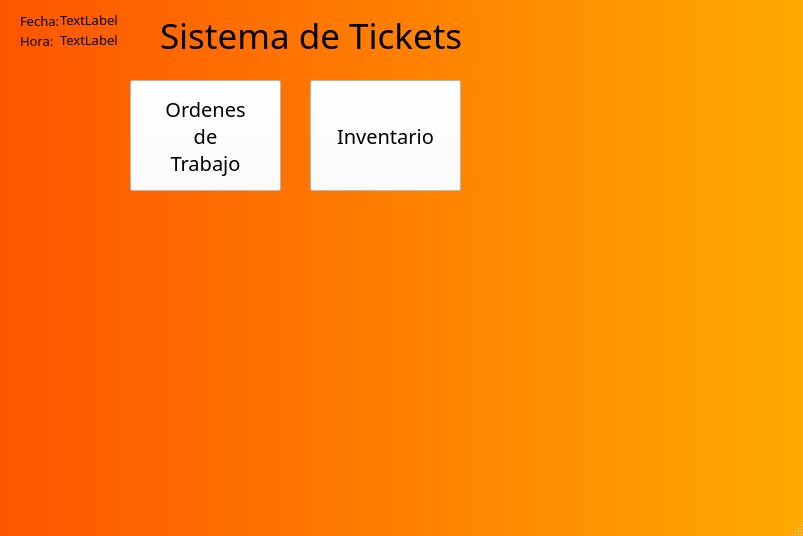
<?xml version="1.0" encoding="UTF-8"?>
<ui version="4.0">
 <class>MainWindow</class>
 <widget class="QMainWindow" name="MainWindow">
  <property name="geometry">
   <rect>
    <x>0</x>
    <y>0</y>
    <width>803</width>
    <height>536</height>
   </rect>
  </property>
  <property name="windowTitle">
   <string>MainWindow</string>
  </property>
  <property name="styleSheet">
   <string notr="true">
QMainWindow{
    color: rgba(255, 255, 255, 10) ;
	background-color: qlineargradient(spread:reflect, x1:0, y1:0, x2:1, y2:0, stop:0 rgba(255, 85, 0, 255), stop:1 rgba(255, 170, 0, 255));
	background-image: url(images.jpg) 0 0 0 0 stretch stretch;
	opacity:80;
	position: relative;
    background-position: center;
    background-repeat: no-repeat;
    
}
QPushButton {
 background-color: white;
 color: black;
font-family:Bodoni MT;
font-size: 20px;
}</string>
  </property>
  <widget class="QWidget" name="centralwidget">
   <widget class="QPushButton" name="Inventario">
    <property name="geometry">
     <rect>
      <x>310</x>
      <y>80</y>
      <width>151</width>
      <height>111</height>
     </rect>
    </property>
    <property name="font">
     <font>
      <family>Bodoni MT</family>
      <pointsize>-1</pointsize>
     </font>
    </property>
    <property name="text">
     <string>Inventario</string>
    </property>
   </widget>
   <widget class="QPushButton" name="Ordenes">
    <property name="geometry">
     <rect>
      <x>130</x>
      <y>80</y>
      <width>151</width>
      <height>111</height>
     </rect>
    </property>
    <property name="font">
     <font>
      <family>Bodoni MT</family>
      <pointsize>-1</pointsize>
     </font>
    </property>
    <property name="text">
     <string>Ordenes
de
Trabajo</string>
    </property>
   </widget>
   <widget class="QLabel" name="label">
    <property name="geometry">
     <rect>
      <x>20</x>
      <y>10</y>
      <width>51</width>
      <height>21</height>
     </rect>
    </property>
    <property name="font">
     <font>
      <family>Microsoft Tai Le</family>
      <pointsize>10</pointsize>
     </font>
    </property>
    <property name="text">
     <string>Fecha:</string>
    </property>
   </widget>
   <widget class="QLabel" name="Fecha">
    <property name="geometry">
     <rect>
      <x>60</x>
      <y>10</y>
      <width>91</width>
      <height>20</height>
     </rect>
    </property>
    <property name="font">
     <font>
      <family>Microsoft Tai Le</family>
      <pointsize>10</pointsize>
     </font>
    </property>
    <property name="text">
     <string>TextLabel</string>
    </property>
   </widget>
   <widget class="QLabel" name="label_3">
    <property name="geometry">
     <rect>
      <x>20</x>
      <y>30</y>
      <width>51</width>
      <height>21</height>
     </rect>
    </property>
    <property name="font">
     <font>
      <family>Microsoft Tai Le</family>
      <pointsize>10</pointsize>
     </font>
    </property>
    <property name="text">
     <string>Hora:</string>
    </property>
   </widget>
   <widget class="QLabel" name="Hora">
    <property name="geometry">
     <rect>
      <x>60</x>
      <y>30</y>
      <width>71</width>
      <height>20</height>
     </rect>
    </property>
    <property name="font">
     <font>
      <family>Microsoft Tai Le</family>
      <pointsize>10</pointsize>
     </font>
    </property>
    <property name="text">
     <string>TextLabel</string>
    </property>
   </widget>
   <widget class="QLabel" name="label_5">
    <property name="geometry">
     <rect>
      <x>160</x>
      <y>10</y>
      <width>321</width>
      <height>51</height>
     </rect>
    </property>
    <property name="font">
     <font>
      <family>Mongolian Baiti</family>
      <pointsize>26</pointsize>
     </font>
    </property>
    <property name="text">
     <string>Sistema de Tickets</string>
    </property>
   </widget>
  </widget>
  <widget class="QMenuBar" name="menubar">
   <property name="geometry">
    <rect>
     <x>0</x>
     <y>0</y>
     <width>803</width>
     <height>21</height>
    </rect>
   </property>
  </widget>
  <widget class="QStatusBar" name="statusbar"/>
 </widget>
 <resources/>
 <connections/>
</ui>
